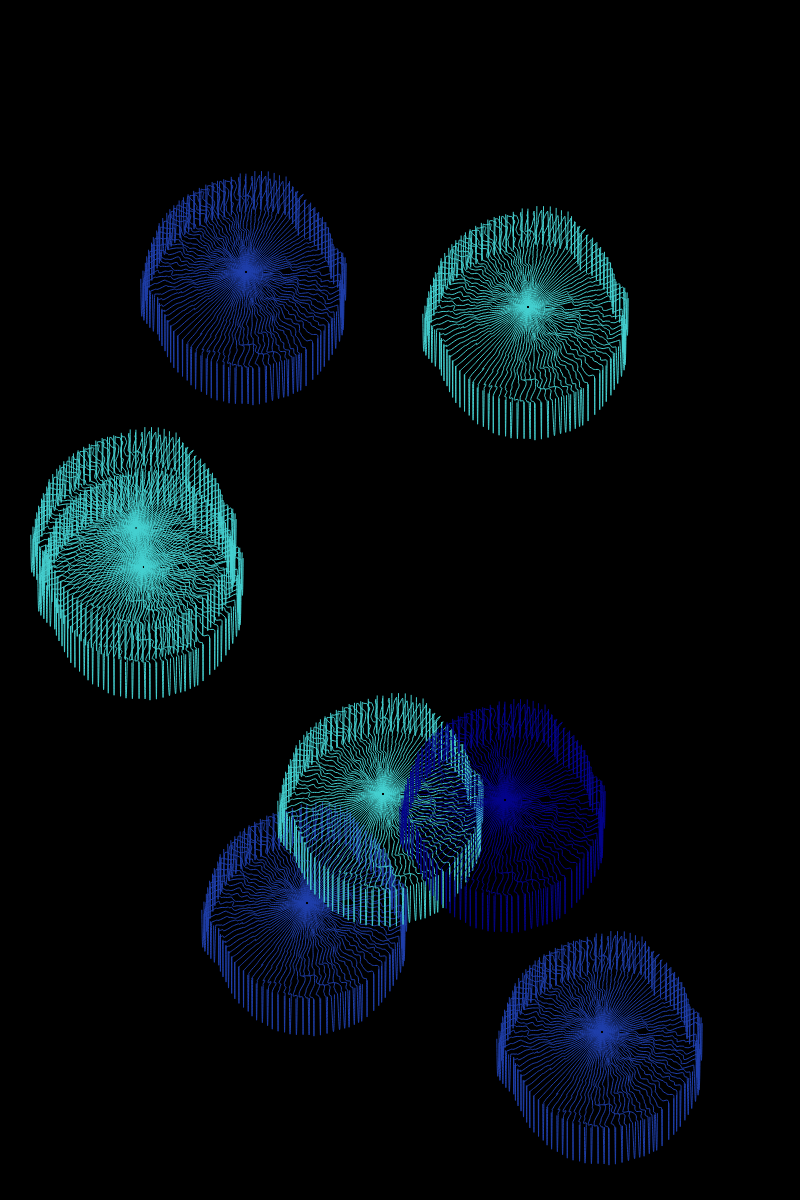
Frame 1 (no input)
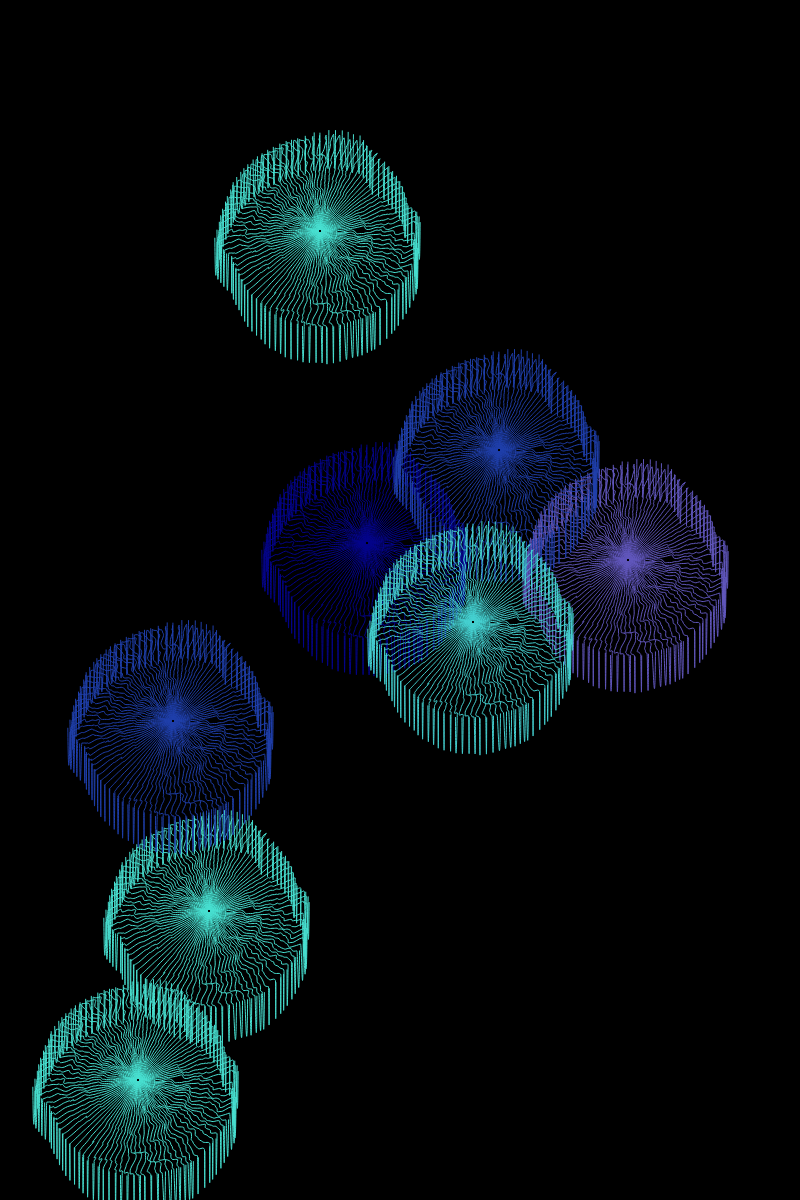
Frame 2 (the mouse pressed at the canvas centre, redrawn once)

The p5.js sketch that drew these frames (run headless with seeded random() and noise() and a simulated clock; the mouse was pressed at the canvas centre and the sketch redrawn once):

// p5.js sketch
// ── sketch.js
function setup() {
  createCanvas(800, 1200);
}

let centerX;
let centerY;
let lightPalette = ["#AFDCEB", "#CAE9F5", "#F0F8FF", "ADD8E6", "#86C5D8"]
let darkPalette = ["#04048B", "#1F3FAB", "#6157BD", "#45D1D1", "#48E0D1"]
let radius = 100
let numLines = 100;
let numVertices = 50;
function draw() {
  background(0);
  noFill();
  noLoop();
  
  for(jellyFishCount = 0; jellyFishCount < 8; jellyFishCount ++){
    centerX = int(random(100, 700))
    centerY = int(random(100,1100))
         // stroke(lightPalette[int(random(5))])
    stroke(darkPalette[int(random(5))])


  
  for(l = 0; l<numLines; l++){
    beginShape()
    for(v = 0; v<numVertices; v++){
      
      
      // stroke(50,50,40)

      strokeWeight(1)
      
      var n = noise(l
                    *0.2,
                    v
                    *0.2,
                    millis()/400)
      n = map(n,0,1,-10,10)
      curveVertex(centerX + (radius/numVertices*v)
                  *cos(TWO_PI/numLines*l)+n/numVertices*v,
            centerY + (radius/numVertices*v)
                  *sin(TWO_PI/numLines*l)-n/numVertices*v)
    }
     curveVertex(centerX + (radius/numVertices*v)
                  *cos(TWO_PI/numLines*l)+n/numVertices*v,
            centerY + (radius/numVertices*v)
                  // *sin(TWO_PI/numLines*l) - random(-5000,5000)) //epicness
                      *sin(TWO_PI/numLines*l) -500) //epicness

   
    endShape()
  }
  }
}
